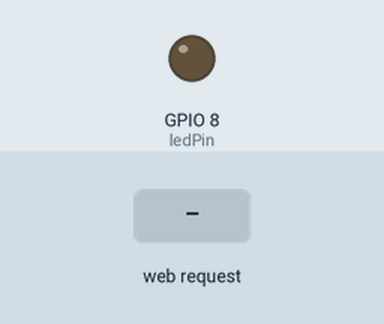
A sketch run on a simulated ESP32-C3. Parts: output pins drawn as LEDs (lit = HIGH). The inputs (shaded band) are chosen by the test bench. WiFi joins after 1.5 s; servers stay silent unless stated; not simulated (calls return 0 or success): secrets.h; what the sketch prints to the serial monitor is not drawn.

Above: at 6.2 s.
6.3 s: HTTP request GET /toggle received
At 7.7 s:
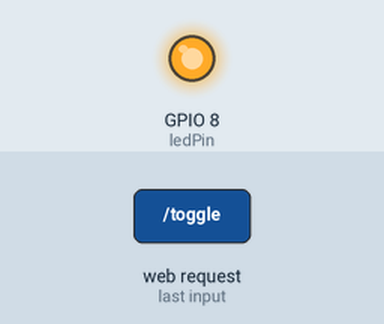
Timing chart, 0 to 9.3 s (numbered marks = the images above; inputs shaded):
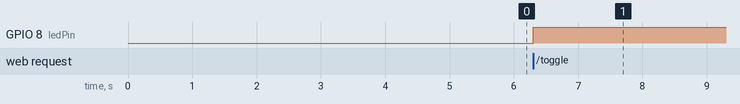

The sketch:

simplet-led.ino
```cpp
// Version hyper simpliste pour allumer ou éteindre la led via une page web

// Utilisation: http://adrs_ip

//
// ATTENTION, ce code a été testé sur un esp32-c3 super mini. Pas testé sur les autres boards !
//
#define zVERSION        "zf250625.0948"
#define zHOST           "simplet-led"              // ATTENTION, tout en minuscule

// General
const int ledPin = 8;             // the number of the LED pin
const int buttonPin = 9;          // the number of the pushbutton pin

#include "secrets.h"

#include <WiFi.h>
#include <WebServer.h>

// Remplacez par vos informations d'identification WiFi
const char* ssid = WIFI_SSID;
const char* password = WIFI_PASSWORD;

WebServer server(80);

// Variable pour stocker l'état de la LED
bool ledState = LOW;

void handleRoot() {
  String html = "<html><head><meta charset='UTF-8'></head><body>";
  html += "<h1>Contrôle de la LED ESP32-C3</h1>";
  html += "<p>Version: " + String(zVERSION) + "</p>";
  html += "<p>État actuel de la LED : " + String(ledState ? "Éteinte" : "Allumée") + "</p>";
  html += "<form method='get' action='/toggle'>";
  html += "<button type='submit'>Basculer LED</button>";
  html += "</form>";
  html += "</body></html>";

  server.send(200, "text/html", html);
}

void handleToggle() {
  ledState = !ledState;
  digitalWrite(ledPin, ledState);
  server.sendHeader("Location", "/");
  server.send(303);
}

void setup() {
  Serial.begin(19200);
  Serial.setDebugOutput(true);       //pour voir les messages de debug des libs sur la console série !
  delay(3000);                          //le temps de passer sur la Serial Monitor ;-)
  Serial.println("\n\n\n\n**************************************\nCa commence !"); Serial.println(zHOST ", " zVERSION);
  pinMode(ledPin, OUTPUT);
  digitalWrite(ledPin, ledState);

  // Connexion au réseau WiFi
  WiFi.begin(ssid, password);
  while (WiFi.status() != WL_CONNECTED) {
    delay(1000);
    Serial.println("Connexion au WiFi...");
  }

  Serial.println("Connecté au WiFi");
  Serial.print("Adresse IP: ");
  Serial.println(WiFi.localIP());

  // Configuration des routes du serveur
  server.on("/", handleRoot);
  server.on("/toggle", handleToggle);

  // Démarrage du serveur
  server.begin();
}

void loop() {
  server.handleClient();
}
```

Measured:
- after the input at 6.3 s, GPIO 8 (ledPin): LOW → HIGH at once
